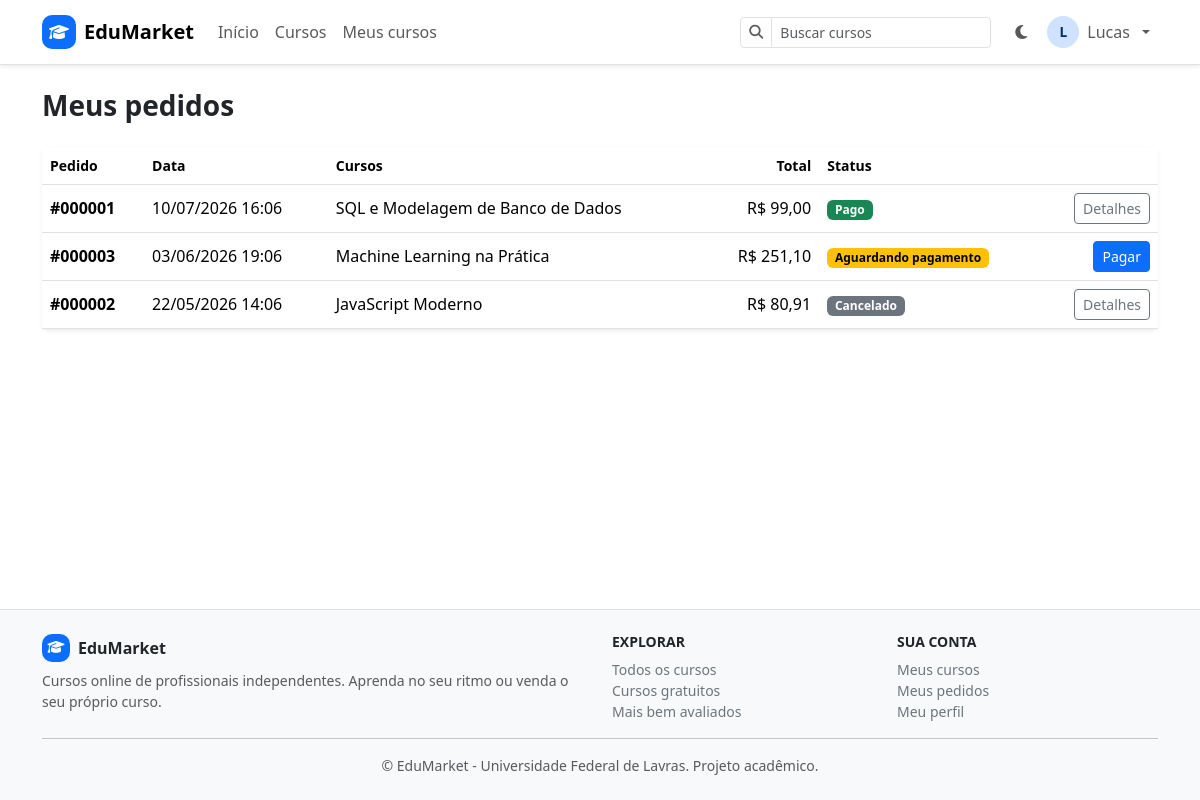
Page /pedidos/ (signed in) on the committed database.
### vendas/models.py (models this page shows, shortened)
class Pedido(models.Model):
    class Status(models.TextChoices):
        PENDENTE = "PENDENTE", "Aguardando pagamento"
        PAGO = "PAGO", "Pago"
        CANCELADO = "CANCELADO", "Cancelado"
        REEMBOLSADO = "REEMBOLSADO", "Reembolsado"
    class FormaPagamento(models.TextChoices):
        PIX = "PIX", "PIX"
        CARTAO = "CARTAO", "Cartão de crédito"
        BOLETO = "BOLETO", "Boleto"
    cliente = models.ForeignKey(User, on_delete=models.PROTECT, related_name="pedidos")
    status = models.CharField(max_length=12, choices=Status.choices, default=Status.PENDENTE)
    forma_pagamento = models.CharField("forma de pagamento", max_length=10,
                                       choices=FormaPagamento.choices, default=FormaPagamento.PIX)
    parcelas = models.PositiveSmallIntegerField(default=1)
    cupom = models.ForeignKey(Cupom, on_delete=models.SET_NULL, null=True, blank=True,
                              related_name="pedidos")
    subtotal = models.DecimalField(max_digits=10, decimal_places=2, default=0)
    desconto = models.DecimalField(max_digits=10, decimal_places=2, default=0)
    total = models.DecimalField(max_digits=10, decimal_places=2, default=0)
    criado_em = models.DateTimeField("criado em", auto_now_add=True)
    pago_em = models.DateTimeField("pago em", null=True, blank=True)
    observacoes = models.TextField("observações", blank=True)
    class Meta:
        verbose_name = "pedido"
        verbose_name_plural = "pedidos"
        ordering = ["-criado_em"]
    @property
    def cor_status(self):
        return {"PENDENTE": "warning", "PAGO": "success",
                "CANCELADO": "secondary", "REEMBOLSADO": "danger"}.get(self.status, "secondary")
    @property
    def numero(self):
        return f"{self.pk:06d}" if self.pk else "------"

class ItemPedido(models.Model):
    pedido = models.ForeignKey(Pedido, on_delete=models.CASCADE, related_name="itens")
    curso = models.ForeignKey(Curso, on_delete=models.PROTECT, related_name="itens_vendidos")
    preco_unitario = models.DecimalField("preço unitário", max_digits=8, decimal_places=2, blank=True)
    desconto = models.DecimalField(max_digits=8, decimal_places=2, default=0)
    class Meta:
        verbose_name = "item do pedido"
        verbose_name_plural = "itens do pedido"
        constraints = [
            models.UniqueConstraint(fields=["pedido", "curso"], name="curso_unico_por_pedido"),
        ]

### cursos/models.py (models this page shows, shortened)
class Curso(models.Model):
    class Nivel(models.TextChoices):
        INICIANTE = "INICIANTE", "Iniciante"
        INTERMEDIARIO = "INTERMEDIARIO", "Intermediário"
        AVANCADO = "AVANCADO", "Avançado"
        TODOS = "TODOS", "Todos os níveis"
    class Idioma(models.TextChoices):
        PORTUGUES = "PT", "Português"
        INGLES = "EN", "Inglês"
        ESPANHOL = "ES", "Espanhol"
    class Status(models.TextChoices):
        RASCUNHO = "RASCUNHO", "Rascunho"
        EM_REVISAO = "EM_REVISAO", "Em revisão"
        PUBLICADO = "PUBLICADO", "Publicado"
        ARQUIVADO = "ARQUIVADO", "Arquivado"
    titulo = models.CharField("título", max_length=200)
    slug = models.SlugField(max_length=220, unique=True, blank=True)
    subtitulo = models.CharField("subtítulo", max_length=255, blank=True)
    descricao = models.TextField("descrição")
    objetivos = models.TextField("o que o aluno vai aprender", blank=True)
    requisitos = models.TextField(blank=True)
    vendedor = models.ForeignKey(User, on_delete=models.PROTECT, related_name="cursos_vendidos",
                                 limit_choices_to={"perfil__tipo": "VENDEDOR"})
    categoria = models.ForeignKey(Categoria, on_delete=models.PROTECT, related_name="cursos")
    tags = models.ManyToManyField(Tag, blank=True, related_name="cursos")
    nivel = models.CharField("nível", max_length=15, choices=Nivel.choices, default=Nivel.INICIANTE)
    idioma = models.CharField(max_length=2, choices=Idioma.choices, default=Idioma.PORTUGUES)
    preco = models.DecimalField("preço", max_digits=8, decimal_places=2,
                                validators=[MinValueValidator(Decimal("0.00"))])
    preco_promocional = models.DecimalField("preço promocional", max_digits=8, decimal_places=2,
                                            null=True, blank=True,
                                            validators=[MinValueValidator(Decimal("0.00"))])
    imagem = models.ImageField("imagem de capa", upload_to="cursos/", default="cursos/capa_padrao.png")
    video_apresentacao = models.URLField("vídeo de apresentação", blank=True)
    status = models.CharField(max_length=12, choices=Status.choices, default=Status.RASCUNHO)
    destaque = models.BooleanField(default=False, help_text="Exibir na página inicial.")
    emite_certificado = models.BooleanField("emite certificado", default=True)
    criado_em = models.DateTimeField(auto_now_add=True)
    atualizado_em = models.DateTimeField(auto_now=True)
    publicado_em = models.DateTimeField(null=True, blank=True)
    class Meta:
        verbose_name = "curso"
        verbose_name_plural = "cursos"
        ordering = ["-criado_em"]

### vendas/views.py (the view)
# urls.py: path('pedidos/', MeusPedidosView.as_view(), name='meus_pedidos'),
class MeusPedidosView(LoginRequiredMixin, ListView):
    template_name = "meus_pedidos.html"
    context_object_name = "pedidos"
    def get_queryset(self):
        return Pedido.objects.filter(cliente=self.request.user).prefetch_related("itens__curso")

### usuarios/models.py (called while the page is built)
    @property
    def eh_vendedor(self):
        return self.tipo == self.Tipo.VENDEDOR

### vendas/templates/meus_pedidos.html (shortened to what this page needs)
{% extends "base.html" %}
{% block conteudo %}
    <h1 class="h3 fw-bold mb-4">Meus pedidos</h1>
    {% if pedidos %}
        <div class="card border-0 shadow-sm">
            <div class="table-responsive">
                <table class="table table-hover align-middle mb-0">
                    <thead class="small text-body-secondary">
                        <tr><th>Pedido</th><th>Data</th><th>Cursos</th><th class="text-end">Total</th><th>Status</th><th></th></tr>
                    </thead>
                    <tbody>
                    {% for pedido in pedidos %}
                        <tr>
                            <td class="fw-semibold">#{{ pedido.numero }}</td>
                            <td class="text-nowrap">{{ pedido.criado_em|date:"d/m/Y H:i" }}</td>
                            <td>{% for item in pedido.itens.all %}{{ item.curso.titulo }}{% if not forloop.last %}, {% endif %}{% endfor %}</td>
                            <td class="text-end text-nowrap">R$ {{ pedido.total }}</td>
                            <td><span class="badge text-bg-{{ pedido.cor_status }}">{{ pedido.get_status_display }}</span></td>
                            <td class="text-end">
                                <a class="btn btn-sm {% if pedido.status == 'PENDENTE' %}btn-primary{% else %}btn-outline-secondary{% endif %} text-nowrap" href="{% url 'pedido_detalhes' pedido.pk %}">
                                    {% if pedido.status == 'PENDENTE' %}Pagar{% else %}Detalhes{% endif %}
                                </a>
                            </td>
                        </tr>
                    {% endfor %}
                    </tbody>
                </table>
            </div>
        </div>
    {% endif %}
{% endblock %}

### cursos/templates/base.html (shortened to what this page needs)
{% load static %}
<!DOCTYPE html>
<html lang="pt-BR" data-bs-theme="light">
    <head>
        <link rel="stylesheet" href="{% static 'vendor/bootstrap/css/bootstrap.min.css' %}">
        <link rel="stylesheet" href="{% static 'vendor/fontawesome/css/all.min.css' %}">
        <link rel="stylesheet" href="{% static 'css/styles.css' %}">
    </head>
    <body class="d-flex flex-column min-vh-100">
        {% with pagina=request.resolver_match.url_name %}
        <header>
            <nav class="navbar navbar-expand-lg bg-body border-bottom shadow-sm sticky-top">
                <div class="container">
                    <a class="navbar-brand fw-bold d-flex align-items-center gap-2" href="{% url 'principal' %}">
                        <span class="marca-icone"><i class="fas fa-graduation-cap"></i></span> EduMarket
                    </a>
                    <div class="collapse navbar-collapse" id="navbarNav">
                        <ul class="navbar-nav me-auto">
                            <li class="nav-item">
                                <a class="nav-link {% if pagina == 'principal' %}active{% endif %}" {% if pagina == 'principal' %}aria-current="page"{% endif %} href="{% url 'principal' %}">Início</a>
                            </li>
                            <li class="nav-item">
                                <a class="nav-link {% if pagina == 'cursos' or pagina == 'curso_detalhes' %}active{% endif %}" href="{% url 'cursos' %}">Cursos</a>
                            </li>
                            {% if user.is_authenticated %}
                                <li class="nav-item">
                                    <a class="nav-link {% if pagina == 'meus_cursos' or pagina == 'assistir_curso' %}active{% endif %}" href="{% url 'meus_cursos' %}">Meus cursos</a>
                                </li>
                            {% endif %}
                        </ul>
                        <form class="d-flex my-2 my-lg-0 me-lg-3" action="{% url 'cursos' %}" method="get" role="search">
                            <div class="input-group input-group-sm">
                                <span class="input-group-text bg-body"><i class="fas fa-search text-body-secondary"></i></span>
                                <input class="form-control" type="search" name="q" placeholder="Buscar cursos" aria-label="Buscar cursos" value="{{ request.GET.q }}">
                            </div>
                        </form>
                        <ul class="navbar-nav align-items-lg-center gap-lg-1">
                            <li class="nav-item">
                                <button class="btn btn-link nav-link" id="botaoTema" type="button" title="Alternar tema claro/escuro" aria-label="Alternar tema claro/escuro">
                                    <i class="fas fa-moon"></i>
                                </button>
                            </li>
                            {% if user.is_authenticated %}
                                <li class="nav-item dropdown">
                                    <a class="nav-link dropdown-toggle d-flex align-items-center gap-2" href="#" role="button" data-bs-toggle="dropdown" aria-expanded="false">
                                        {% if user.perfil.foto %}
                                            <img src="{{ user.perfil.foto.url }}" class="avatar-iniciais" alt="">
                                        {% else %}
                                            <span class="avatar-iniciais">{{ user.first_name|default:user.username|slice:":1"|upper }}</span>
                                        {% endif %}
                                        <span>{{ user.first_name|default:user.username }}</span>
                                    </a>
                                </li>
                            {% else %}
                                <li class="nav-item"><a class="nav-link" href="{% url 'login' %}">Entrar</a></li>
                                <li class="nav-item"><a class="btn btn-primary btn-sm ms-lg-1" href="{% url 'cadastro' %}">Cadastre-se</a></li>
                            {% endif %}
                        </ul>
                    </div>
                </div>
            </nav>
        </header>
        {% endwith %}
        <main class="flex-grow-1">
            {% block conteudo_largo %}
                <div class="container my-4">
                    {% block conteudo %}
                    {% endblock %}
                </div>
            {% endblock %}
        </main>
        <footer class="bg-body-tertiary border-top mt-5">
            <div class="container py-4">
                <div class="row g-4">
                    <div class="col-md-6">
                        <a class="fw-bold text-decoration-none text-body d-inline-flex align-items-center gap-2" href="{% url 'principal' %}">
                            <span class="marca-icone" style="width:28px;height:28px;font-size:.85rem;"><i class="fas fa-graduation-cap"></i></span> EduMarket
                        </a>
                        <p class="small text-body-secondary mt-2 mb-0">Cursos online de profissionais independentes. Aprenda no seu ritmo ou venda o seu próprio curso.</p>
                    </div>
                    <div class="col-6 col-md-3">
                        <h6 class="text-uppercase small fw-bold">Explorar</h6>
                        <ul class="list-unstyled small mb-0">
                            <li><a class="link-secondary text-decoration-none" href="{% url 'cursos' %}">Todos os cursos</a></li>
                            <li><a class="link-secondary text-decoration-none" href="{% url 'cursos' %}?preco=gratuito">Cursos gratuitos</a></li>
                            <li><a class="link-secondary text-decoration-none" href="{% url 'cursos' %}?ordem=avaliados">Mais bem avaliados</a></li>
                        </ul>
                    </div>
                    <div class="col-6 col-md-3">
                        <h6 class="text-uppercase small fw-bold">Sua conta</h6>
                        <ul class="list-unstyled small mb-0">
                            {% if user.is_authenticated %}
                                <li><a class="link-secondary text-decoration-none" href="{% url 'meus_cursos' %}">Meus cursos</a></li>
                                <li><a class="link-secondary text-decoration-none" href="{% url 'meus_pedidos' %}">Meus pedidos</a></li>
                                <li><a class="link-secondary text-decoration-none" href="{% url 'perfil' %}">Meu perfil</a></li>
                            {% else %}
                                <li><a class="link-secondary text-decoration-none" href="{% url 'login' %}">Entrar</a></li>
                                <li><a class="link-secondary text-decoration-none" href="{% url 'cadastro' %}">Cadastre-se</a></li>
                                <li><a class="link-secondary text-decoration-none" href="{% url 'cadastro' %}">Quero vender cursos</a></li>
                            {% endif %}
                        </ul>
                    </div>
                </div>
                <hr>
                <p class="small text-body-secondary text-center mb-0">&copy; EduMarket - Universidade Federal de Lavras. Projeto acadêmico.</p>
            </div>
        </footer>
    </body>
</html>

### static/css/styles.css (style rules this page uses)
body { background-color: var(--bs-body-bg); }
.marca-icone { width: 34px; height: 34px; border-radius: 10px; display: inline-flex; align-items: center; justify-content: center; background: var(--bs-primary); color: #fff; font-size: 1rem; }
.avatar-iniciais { width: 32px; height: 32px; border-radius: 50%; display: inline-flex; align-items: center; justify-content: center; background: var(--bs-primary-bg-subtle); color: var(--bs-primary-text-emphasis); font-weight: 600; font-size: .85rem; object-fit: cover; }

### rows in the picture
Pedido: numero "000001", criado_em "10/07/2026 16:06", total "99,00", status "Pago", shows "Detalhes"
ItemPedido: curso.titulo "SQL e Modelagem de Banco de Dados"
Pedido: numero "000003", criado_em "03/06/2026 19:06", total "251,10", status "Aguardando pagamento", shows "Pagar"
ItemPedido: curso.titulo "Machine Learning na Prática"
Pedido: numero "000002", criado_em "22/05/2026 14:06", total "80,91", status "Cancelado", shows "Detalhes"
ItemPedido: curso.titulo "JavaScript Moderno"

### other values in the picture
{{ user.first_name|default:user.username|slice:":1"|upper }} "L"
{{ user.first_name|default:user.username }} "Lucas"
